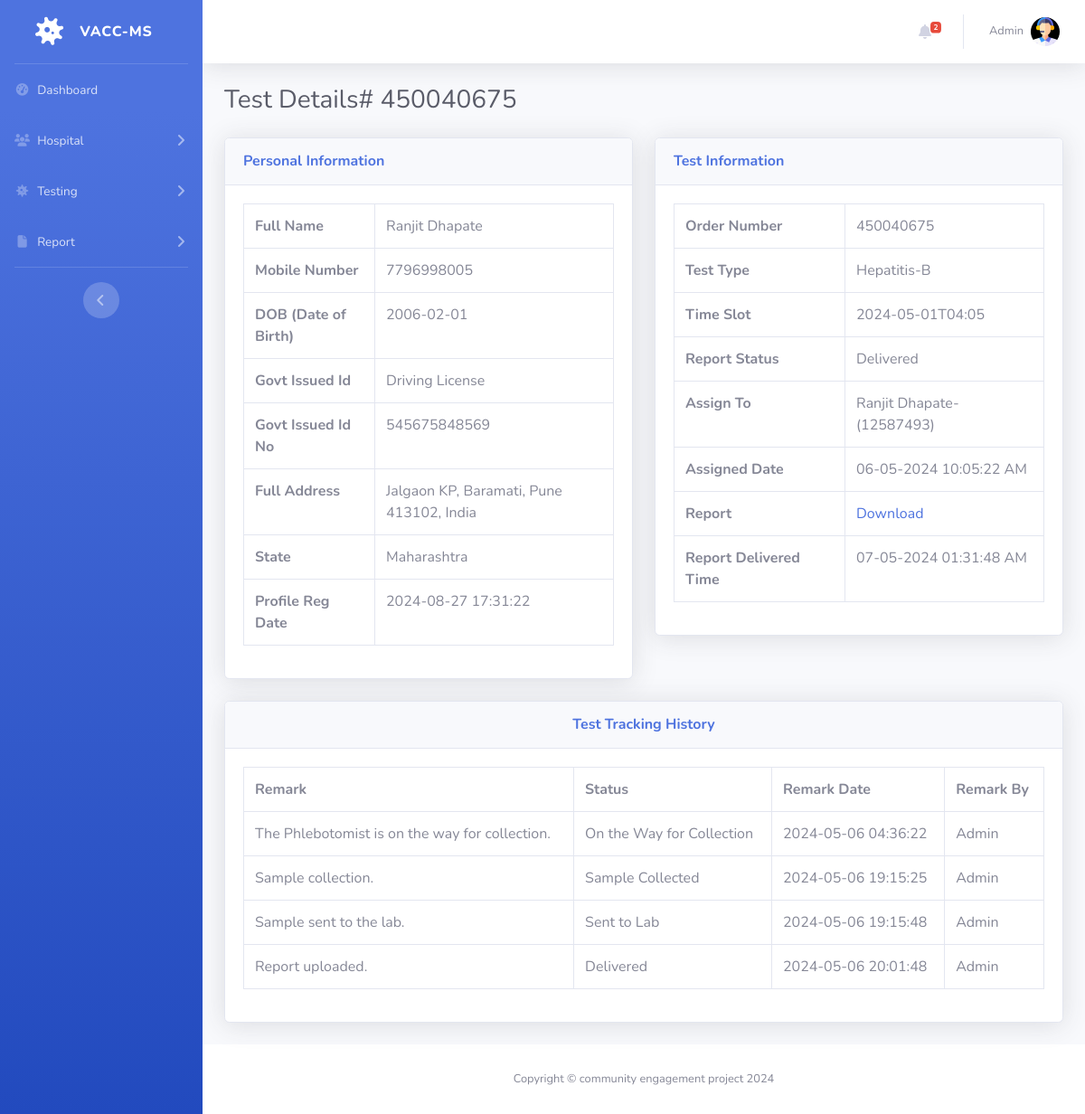
/patient-report-details.php?tid=1&&oid=450040675 (signed in), run on the app's committed database.
### tables this page shows
CREATE TABLE `tbltestrecord` (
  `id` int(11) NOT NULL,
  `OrderNumber` bigint(14) DEFAULT NULL,
  `PatientMobileNumber` bigint(14) DEFAULT NULL,
  `TestType` varchar(100) DEFAULT NULL,
  `TestTimeSlot` varchar(120) DEFAULT NULL,
  `ReportStatus` varchar(100) DEFAULT NULL,
  `FinalReport` varchar(150) DEFAULT NULL,
  `ReportUploadTime` varchar(200) DEFAULT NULL,
  `RegistrationDate` timestamp NULL DEFAULT current_timestamp(),
  `AssignedtoEmpId` varchar(150) DEFAULT NULL,
  `AssigntoName` varchar(180) DEFAULT NULL,
  `AssignedTime` varchar(100) DEFAULT NULL
);

CREATE TABLE `tblpatients` (
  `id` int(11) NOT NULL,
  `FullName` varchar(120) DEFAULT NULL,
  `MobileNumber` bigint(12) DEFAULT NULL,
  `DateOfBirth` date DEFAULT NULL,
  `GovtIssuedId` varchar(150) DEFAULT NULL,
  `GovtIssuedIdNo` varchar(150) DEFAULT NULL,
  `FullAddress` varchar(255) DEFAULT NULL,
  `State` varchar(200) DEFAULT NULL,
  `RegistrationDate` timestamp NOT NULL DEFAULT current_timestamp()
);

CREATE TABLE `tblreporttracking` (
  `id` int(11) NOT NULL,
  `OrderNumber` bigint(40) DEFAULT NULL,
  `Remark` varchar(255) DEFAULT NULL,
  `Status` varchar(120) DEFAULT NULL,
  `PostingTime` timestamp NULL DEFAULT current_timestamp(),
  `RemarkBy` int(5) DEFAULT NULL
);

### patient-report-details.php (the view, shortened to what this page needs)
<?php session_start();
include_once('includes/config.php');
?>
<!DOCTYPE html>
<html lang="en">
<head>
    <link href="vendor/fontawesome-free/css/all.min.css" rel="stylesheet" type="text/css">
    <link href="css/sb-admin-2.min.css" rel="stylesheet">
</head>
<body id="page-top">
    <div id="wrapper">
<?php include_once('includes/sidebar.php');?>
        <div id="content-wrapper" class="d-flex flex-column">
            <div id="content">
          <?php include_once('includes/topbar.php');?>
                <div class="container-fluid">
                    <h1 class="h3 mb-4 text-gray-800">Test Details# <?php echo intval($_GET['oid']);?></h1>
<div class="row">
<?php
$testid=intval($_GET['tid']);
$query=mysqli_query($con,"select * from tbltestrecord
join tblpatients on tblpatients.MobileNumber=tbltestrecord.PatientMobileNumber
where  tbltestrecord.id='$testid'");
while($row=mysqli_fetch_array($query)){
    ?>
                        <div class="col-lg-6">
                            <div class="card shadow mb-4">
                                <div class="card-header py-3">
                                    <h6 class="m-0 font-weight-bold text-primary">Personal Information</h6>
                                </div>
                                <div class="card-body">
 <table class="table table-bordered"  width="100%" cellspacing="0">
    <tr>
    <th>Full Name</th>
    <td><?php echo $row['FullName'];?></td>
    </tr>
     <tr>
    <th>Mobile Number</th>
    <td><?php echo $row['MobileNumber'];?></td>
    </tr>
     <tr>
    <th>DOB (Date of Birth)</th>
    <td><?php echo $row['DateOfBirth'];?></td>
    </tr>
     <tr>
    <th>Govt Issued Id</th>
    <td><?php echo $row['GovtIssuedId'];?></td>
    </tr>
     <tr>
    <th>Govt Issued Id No</th>
    <td><?php echo $row['GovtIssuedIdNo'];?></td>
    </tr>
     <tr>
    <th>Full Address</th>
    <td><?php echo $row['FullAddress'];?></td>
    </tr>
    <tr>
    <th>State</th>
    <td><?php echo $row['State'];?></td>
    </tr>
    <tr>
    <th>Profile Reg Date</th>
    <td><?php echo $row['RegistrationDate'];?></td>
    </tr>
 </table>
                                </div>
                            </div>
                        </div>
                         <div class="col-lg-6">
                            <div class="card shadow mb-4">
                                <div class="card-header py-3">
                                    <h6 class="m-0 font-weight-bold text-primary">Test Information</h6>
                                </div>
                                <div class="card-body">
 <table class="table table-bordered"  width="100%" cellspacing="0">
    <tr>
    <th>Order Number</th>
    <td><?php echo $row['OrderNumber'];?></td>
    </tr>
    <tr>
    <th>Test Type</th>
    <td><?php echo $row['TestType'];?></td>
    </tr>
    <tr>
    <th>Time Slot</th>
    <td><?php echo $row['TestTimeSlot'];?></td>
    </tr>
 <tr>
    <th>Report Status</th>
    <td><?php if($row['ReportStatus']==''):
              echo "Not Processed yet";
          else:
           echo $row['ReportStatus'];
          endif;
    ?></td>
    </tr>
<?php if($row['AssignedtoEmpId']!=''):?>
  <tr>
    <th>Assign To</th>
    <td><?php echo $row['AssigntoName'];?>-(<?php echo $row['AssignedtoEmpId'];?>)</td>
    </tr>
    <tr>
    <th>Assigned Date</th>
    <td><?php echo $row['AssignedTime'];?></td>
    </tr>
<?php endif;?>
<?php if($row['FinalReport']!=''):?>
  <tr>
    <th>Report</th>
    <td><a href="reportfiles/<?php echo $row['FinalReport'];?>" target="_blank">Download</a></td>
    </tr>
    <tr>
    <th>Report Delivered Time</th>
    <td><?php echo $row['ReportUploadTime'];?></td>
    </tr>
<?php endif;?>
</table>
                    </div>
                            </div>
                        </div>
                    </div>
                <?php } ?>
<?php
$orderid=intval($_GET['oid']);
$ret=mysqli_query($con,"select * from tblreporttracking
join tbladmin on tbladmin.ID=tblreporttracking.RemarkBy
where tblreporttracking.OrderNumber='$orderid'");
$num=mysqli_num_rows($ret);
?>
<div class="row">
                         <div class="col-lg-12">
                            <div class="card shadow mb-4">
                                <div class="card-header py-3">
                                    <h6 class="m-0 font-weight-bold text-primary" align="center">Test  Tracking History</h6>
                                </div>
                                <div class="card-body">
<?php if($num>0){
?>
 <table class="table table-bordered"  width="100%" cellspacing="0">
<tr>
    <th>Remark</th>
    <th>Status</th>
    <th>Remark Date</th>
    <th>Remark By</th>
<?php while($result=mysqli_fetch_array($ret)){?>
</tr>
    <tr>
    <td><?php echo $result['Remark'];?></td>
    <td><?php echo $result['Status'];?></td>
    <td><?php echo $result['PostingTime'];?></td>
    <td><?php echo $result['AdminName'];?></td>
    </tr>
<?php } ?>
</table>
         <?php
     } else { ?>
<h4 align="center" style="color:red"> No Tracking history found </h4>
         <?php } ?>
                                </div>
                            </div>
                        </div>
                    </div>
                </div>
            </div>
           <?php include_once('includes/footer.php');?>
        </div>
    </div>
</body>
</html>

### includes/topbar.php (shortened to what this page needs)
      <nav class="navbar navbar-expand navbar-light bg-white topbar mb-4 static-top shadow">
            <?php if($_SESSION['aid']):?>
                    <ul class="navbar-nav ml-auto">
<?php $query=mysqli_query($con,"select * from tbltestrecord where ReportStatus is null");
$count=mysqli_num_rows($query);
?>
                        <li class="nav-item dropdown no-arrow mx-1">
                            <a class="nav-link dropdown-toggle" href="#" id="alertsDropdown" role="button"
                                data-toggle="dropdown" aria-haspopup="true" aria-expanded="false">
                                <i class="fas fa-bell fa-fw"></i>
                                <span class="badge badge-danger badge-counter"><?php echo $count;?></span>
                            </a>
                        </li>
                        <li class="nav-item dropdown no-arrow">
                            <a class="nav-link dropdown-toggle" href="#" id="userDropdown" role="button"
                                data-toggle="dropdown" aria-haspopup="true" aria-expanded="false">
                <?php
                            $adid=$_SESSION['aid'];
                            $ret1=mysqli_query($con,"select AdminName from tbladmin where ID='$adid'");
                            while($row1=mysqli_fetch_array($ret1)){
                            ?>
                                <span class="mr-2 d-none d-lg-inline text-gray-600 small"><?php  echo $row1['AdminName'];?></span>
                           <?php } ?>
                                <img class="img-profile rounded-circle"
                                    src="img/admin.jpg">
                            </a>
                        </li>
                    </ul>
                <?php endif;?>
                </nav>

### data on the page
tbltestrecord: tblpatients.FullName "Ranjit Dhapate", tblpatients.MobileNumber "7796998005", tblpatients.DateOfBirth "2006-02-01", tblpatients.GovtIssuedId "Driving License", tblpatients.GovtIssuedIdNo "545675848569", tblpatients.FullAddress "Jalgaon KP, Baramati, Pune 413102, India", tblpatients.State "Maharashtra", tblpatients.RegistrationDate "2024-08-27 17:31:22", OrderNumber "450040675", TestType "Hepatitis-B", TestTimeSlot "2024-05-01T04:05", ReportStatus "Delivered", AssigntoName "Ranjit Dhapate", AssignedtoEmpId "12587493", AssignedTime "06-05-2024 10:05:22 AM", ReportUploadTime "07-05-2024 01:31:48 AM"
tblreporttracking: Remark "The Phlebotomist is on the way for collection.", Status "On the Way for Collection", PostingTime "2024-05-06 04:36:22", tbladmin.AdminName "Admin"
tblreporttracking: Remark "Sample collection.", Status "Sample Collected", PostingTime "2024-05-06 19:15:25", tbladmin.AdminName "Admin"
tblreporttracking: Remark "Sample sent to the lab.", Status "Sent to Lab", PostingTime "2024-05-06 19:15:48", tbladmin.AdminName "Admin"
tblreporttracking: Remark "Report uploaded.", Status "Delivered", PostingTime "2024-05-06 20:01:48", tbladmin.AdminName "Admin"

### other printed values
$count "2"
$row1['AdminName'] "Admin"
$_GET['oid'] "450040675"
